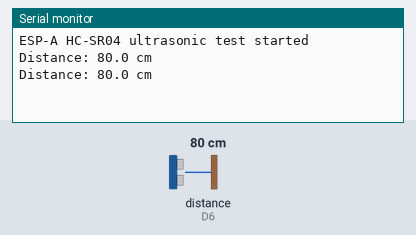
A sketch run on a simulated ESP8266 (NodeMCU). Parts: the last lines printed to the serial monitor. Wiring (inferred from the names in the program): ultrasonic range finder: trigger D5; echo D6. The test bench sets the inputs (shaded band); at power-on: distance to the obstacle (sensor on D6) 80 cm. The echo pulse lasts 58.3 µs per cm.

Above: at 1.7 s.
1.8 s: distance to the obstacle (sensor on D6) set to 2 cm
At 3.1 s:
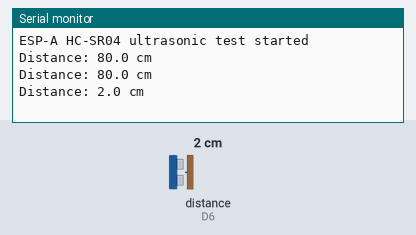
3.3 s: distance to the obstacle (sensor on D6) set to 4 cm
At 4.3 s:
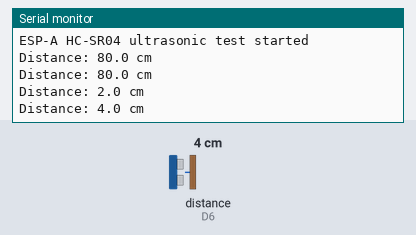
Timing chart, 0 to 6.3 s (numbered marks = the images above; inputs shaded):
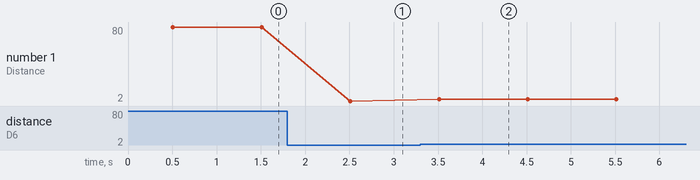

Measured:
- after the input at 1.8 s, the serial monitor: prints a new line after 0.71 s (image 1)
- after the input at 3.3 s, the serial monitor: prints a new line after 0.21 s (image 2)
- plotted number 1: 80 → 2 after the input at 1.8 s

The sketch:

ESP_A_test_hypersonic.ino
```cpp
const uint8_t TRIG_PIN = D5;
const uint8_t ECHO_PIN = D6;

void setup() {
  Serial.begin(115200);

  pinMode(TRIG_PIN, OUTPUT);
  pinMode(ECHO_PIN, INPUT);

  digitalWrite(TRIG_PIN, LOW);

  delay(500);

  Serial.println();
  Serial.println("ESP-A HC-SR04 ultrasonic test started");
}

void loop() {
  // Send trigger pulse
  digitalWrite(TRIG_PIN, LOW);
  delayMicroseconds(3);

  digitalWrite(TRIG_PIN, HIGH);
  delayMicroseconds(10);

  digitalWrite(TRIG_PIN, LOW);

  // Wait for echo pulse, timeout after 30 ms
  const unsigned long duration =
    pulseIn(ECHO_PIN, HIGH, 30000);

  if (duration == 0) {
    Serial.println("No echo detected");
  } else {
    const float distanceCm =
      duration * 0.0343F / 2.0F;

    Serial.print("Distance: ");
    Serial.print(distanceCm, 1);
    Serial.println(" cm");
  }

  delay(1000);
}
```
